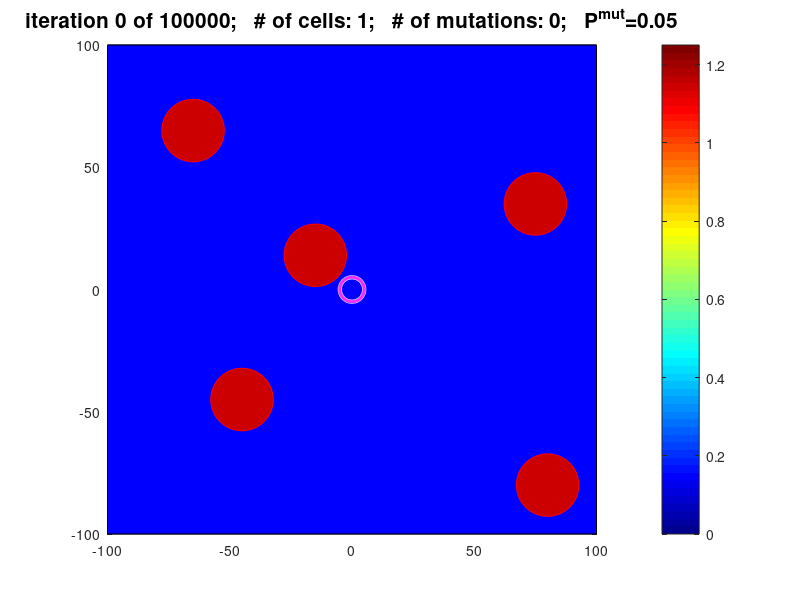
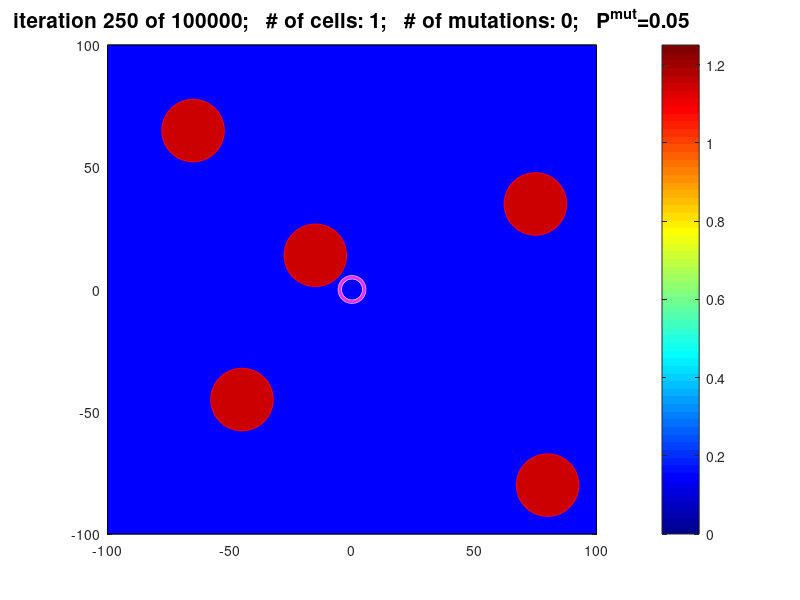
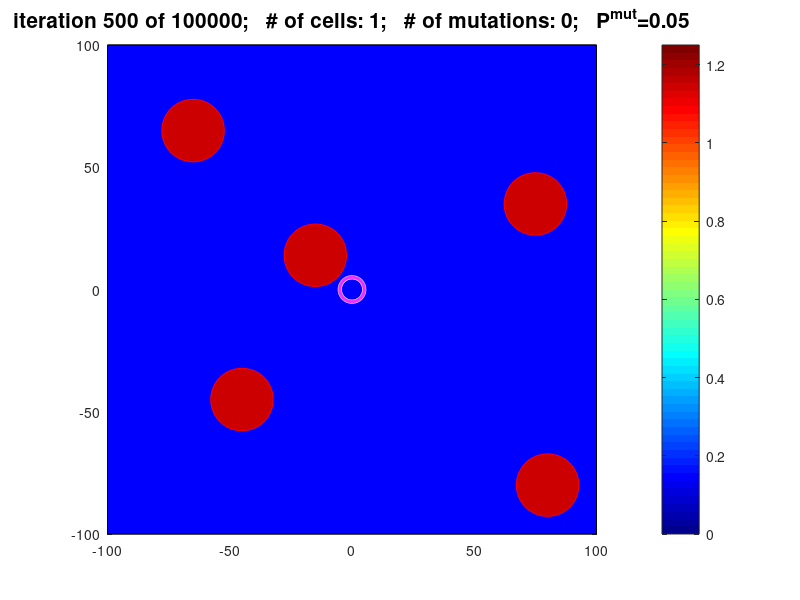
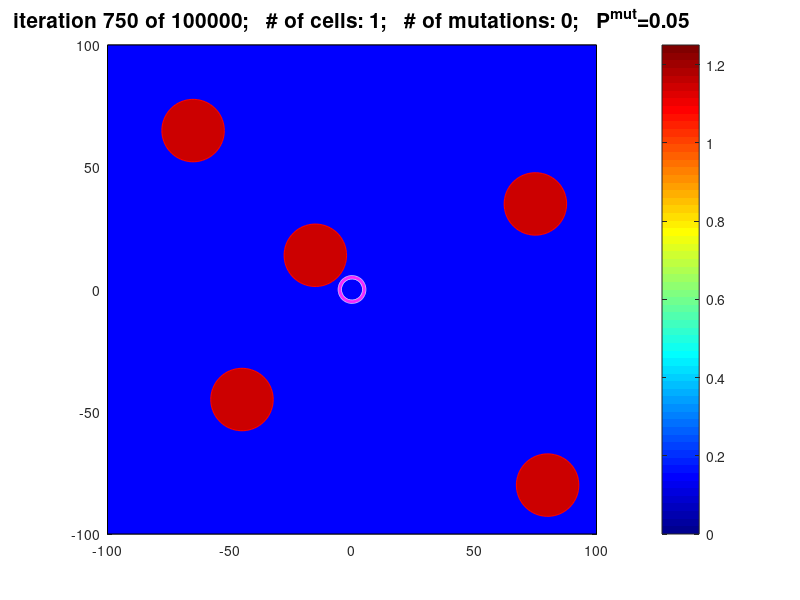

Write MATLAB code to recreate these figures, in order. (Note: a time limit stopped this script after it produced the figures.)
function tumorGrowth_example
%%%%%%%%%%%%%%%%%%%%%%%%%%%%%%%%%%%%%%%%%%%%%%%%%%%%%%%%%%%%%%%%%%%%%%
%% This is a companion code for the paper "LinG3D: Visualizing the  %%
%% Spatio-Temporal Dynamics of Clonal Evolution" by A. Hu, A.M.E.   %%
%% Ojwang', and K.A. Rejniak                                        %%
%% This code generates tumor growth data 'cell_history', 'cellXY',  %%
%% and 'cellID' used in all routines for visualization of the 3D    %%
%% linage trees of the tumor.                                       %%
%%                                                                  %%
%% for the examples discussed in the paper use:                     %%
%% example 1: pathdata='exampleB05';  probmut=0.050;                %%
%% example 2: pathdata='exampleB005'; probmut=0.005;                %%
%%                                                                  %%
%% May 01, 2022                                                     %%
%%%%%%%%%%%%%%%%%%%%%%%%%%%%%%%%%%%%%%%%%%%%%%%%%%%%%%%%%%%%%%%%%%%%%%


probmut=0.050;            % prob of mutation [0.05 or 0.005]
pathname='exampleB05';

%probmut=0.005;           % prob of mutation [0.05 or 0.005]
%pathname='exampleB005';


% switch for saving data: toSave=1 save data; toSave=0 do not save data
toSave=1;
if toSave==1
  dirnamefigs=[pathname,'/figs']; mkdir(dirnamefigs) 
  dirnamedata=[pathname,'/data']; mkdir(dirnamedata)
end


 rng(7); % fixed random number generator for comparison between examples


Ncells=1;                % number of cells
cellXY=[0,0];            % cell coordinates [microns] 
Amat=18*60;              % cell average maturation age [sec]
age=[0.75*Amat];         % cell current age
ageDiv=[Amat];           % cell division age
drugcell=[0];            % drug level absorbed by the cell
mutate=[0];              % cell mutation state

rad=5;                   % cell radius microns
Nneig=5;                 % number of neighbors for overcrowding   
probdie=0.8;             % prob of random dying
probDrugdie=0.85;        % prob of drug-induced dying
Nmutate=0;               % number of mutation 
Cellupt=0.015;           % cell uptake
drugth=4;                % threshold for cell killing level

stif=50;                 % springs stiffness 
nu=250;                  % viscosity of medium
                    
Nvess=5;                 % number of vessel
vess=[-45,-45;-15,14;-65,65;75,35;80,-80];  % coordinate of each vessel 
Infvess=[5,5,5,5,5];     % influx of the vessel 
Radvess=10;              % radius of the vessel


%domain 
xmin=-100; xmax=100; ymin=-100; ymax=100;  % computation al domain
hg=5;                                      % grid width 
xxg=xmin:hg:xmax; yyg=ymin:hg:ymax;        % grid for drawing contours
Ngx=length(xxg); Ngy=length(yyg);          % size of grid in x- & y-

% drug
drug=zeros(Ngx+2,Ngy+2); % drug domain
diff=10;                 % drug diffusion coefficient
step=3;                  % radius of sensing the drug by the cell


dt=0.25;                 % time step [sec]
Niter=100000;            % number of iterations
Ndrugi=60000;            % initial iteration for drug injection
Ndraw=250;               % frequency of drawning and saving


% data required for drawing the 3D trees
cellID=[1];              % unigue cell index
NcellID=1;               % curent maximal cell index number
cell_history=[1,0,0,0,0]; % data format needed for defining the 3D trees
  % [cell ID, clone ID, mother ID, birth iter, div/death iter]
 


%draw the figure 
figure ('position',[250,100,900,750]);


% main loop
for iter=0:Niter
  
   %boundary conditions
   drug(1,:)=drug(2,:);
   drug(Ngx+2,:)=drug(Ngx+1,:);
   drug(:,1)=drug(:,2);
   drug(:,Ngy+2)=drug(:,Ngy+1);
    
   %influx of drug 
   if iter>=Ndrugi
     for k=1:Nvess
       vi=2+floor((vess(k,1)-xmin)/hg); 
       vj=2+floor((vess(k,2)-ymin)/hg);
       for i=-3:3
         for j=-3:3
           if (vi+i+1<Ngx+2)&&(vi+i+1>0)&&(vj+j+1<Ngy+2)&&(vj+j+1>0)
             dx=xmin+hg*(vi+i-1)-vess(k,1); dy=ymin+hg*(vj+j-1)-vess(k,2);
             dxy=sqrt(dx^2+dy^2);
             if dxy<Radvess drug(vi+i+1,vj+j+1)=Infvess(k)*dt; end  
           end % if 
         end % for j
       end % for i
     end % for k
   end %for iter>
    
   %diffusion
   for i=2:Ngx+1
     for j=2:Ngy+1
       drug(i,j)=drug(i,j)+(diff*dt/(hg*hg))*(drug(i-1,j)+drug(i+1,j)+...
                 drug(i,j+1)+drug(i,j-1)-4*drug(i,j));
     end % for j
   end % for i
    
   %drug uptake
   for k=1:Ncells
     ci=2+floor((cellXY(k,1)-xmin)/hg);
     cj=2+floor((cellXY(k,2)-ymin)/hg);
     for i=-3:3
       for j=-3:3
         if (ci+i+1<Ngx+2)&&(ci+i+1>0)&&(cj+j+1<Ngy+2)&&(cj+j+1>0)
           dx=xmin+hg*(ci+i-1)-cellXY(k,1); dy=ymin+hg*(cj+j-1)-cellXY(k,2);
           dxy=sqrt(dx^2+dy^2);
           if dxy<rad
             drugcell(k)=drugcell(k)+dt*Cellupt*drug(ci+i+1,cj+j+1);
             drug(ci+i+1,cj+j+1)=max(0,drug(ci+i+1,cj+j+1)*(1-dt*Cellupt));
           end % if dxy
         end % if
       end % for j
     end % for i 
   end % for k
 
    
   % cell random death
   Ncells2=0;
   for k=1:Ncells
     if (rand<probdie)&&(age(k)>2*ageDiv(k)) 
       cell_history(cellID(k),5)=iter;     
       % [cell ID, clone ID, mother ID, birth iter, div/death iter]
     else
       Ncells2=Ncells2+1;
       cellXY2(Ncells2,1:2)=cellXY(k,1:2); age2(Ncells2)=age(k); 
       ageDiv2(Ncells2)=ageDiv(k); mutate2(Ncells2)=mutate(k); 
       drugcell2(Ncells2)=drugcell(k); cellID2(Ncells2)=cellID(k);        
     end  
   end
   if Ncells2>0
     clear Ncells cellXY age ageDiv mutate drugcell cellID 
     Ncells=Ncells2;
     cellXY=cellXY2; age=age2; ageDiv=ageDiv2;
     mutate=mutate2; drugcell=drugcell2; cellID=cellID2;
     clear Ncells2 cellXY2 age2 ageDiv2 mutate2 drugcell2 cellID2  
   end

   % drug induced death
   Ncells2=0;
   for k=1:Ncells
     if  (mutate(k)==0)&&(drugcell(k)>drugth)&&(rand>probDrugdie)
       cell_history(cellID(k),5)=iter;      
       % [cell ID, clone ID, mother ID, birth iter, div/death iter]
     else  
       Ncells2=Ncells2+1;
       cellXY2(Ncells2,1:2)=cellXY(k,1:2); age2(Ncells2)=age(k);
       ageDiv2(Ncells2)=ageDiv(k); mutate2(Ncells2)=mutate(k);
       drugcell2(Ncells2)=drugcell(k); cellID2(Ncells2)=cellID(k); 
     end 
   end
   if Ncells2>0
     clear Ncells cellXY age ageDiv mutate drugcell cellID  
     Ncells=Ncells2;
     cellXY=cellXY2; age=age2; ageDiv=ageDiv2;
     mutate=mutate2; drugcell=drugcell2; cellID=cellID2;
     clear Ncells2 cellXY2 age2 ageDiv2 mutate2 drugcell2 cellID2 
   end
    
    
   age=age+dt;          % increase cell age
  

   % calculate nearby cell
   neig=zeros(Ncells,1);
   for i=1:Ncells-1
     for j=i+1:Ncells
       dx=cellXY(i,1)-cellXY(j,1); dy=cellXY(i,2)-cellXY(j,2);     
       dxy=sqrt(dx^2+dy^2);
       if (dxy<3*rad)&&(dxy>0) 
         neig(i,1)=neig(i,1)+1; neig(j,1)=neig(j,1)+1; 
       end 
     end % if j
   end % if i
 
  
   % cell division
   for ij=1:Ncells
     if (age(ij)>ageDiv(ij))&&(neig(ij)<Nneig)
       cell_history(cellID(ij),5)=iter-1;    
        % [cell ID, clone ID, mother ID, birth iter, div/death iter]

       Ncells=Ncells+1;   
       alpha=2*pi*rand;
       cellXY(Ncells,1:2)= cellXY(ij,1:2)+0.5*rad*[cos(alpha),sin(alpha)];
       age(Ncells)=0;
       ageDiv(Ncells)=ageDiv(ij)+(rand-0.5)*10;
       neig(Ncells)=0;
       drugcell(Ncells)=0;
       mutate(Ncells)=mutate(ij);
        
       NcellID=NcellID+1;                   
       cell_history(NcellID,1:5)=[NcellID,mutate(ij),cellID(ij),iter,0];  
       cellID(Ncells)=NcellID;               

       age(ij)=0;
       ageDiv(ij)=ageDiv(ij)+(rand-0.5)*10;
       neig(ij)=0;
       drugcell(ij)=0;
          
       NcellID=NcellID+1;                   
       cell_history(NcellID,1:5)=[NcellID,mutate(ij),cellID(ij),iter,0];  
       cellID(ij)=NcellID;                  
        
       if (rand<probmut)&&(iter>=0.8*Ndrugi) %prob of mutation  
         ageDiv(Ncells)=0.5*Amat;
         mutate(Ncells)=Nmutate+1;
         ageDiv(ij)=0.5*Amat;
         mutate(ij)=Nmutate+1;
         Nmutate=Nmutate+1;
          
         cell_history(NcellID-1,2)=Nmutate;  
         cell_history(NcellID  ,2)=Nmutate;  
         % [cell ID, clone ID, mother ID, birth iter, div/death iter]
       end     
     end
   end
  
  
    % cell-cell repulsive forces
    force=zeros(Ncells,2);
    for i=1:Ncells-1
      for j=i+1:Ncells
        dx=cellXY(i,1)-cellXY(j,1);
        dy=cellXY(i,2)-cellXY(j,2);  
        dxy=sqrt(dx^2+dy^2);
        if (dxy<2*rad)&&(dxy>0)
          force(i,1:2)=force(i,1:2)+stif*(2*rad-dxy)*[dx,dy]/dxy;
          force(j,1:2)=force(j,1:2)-stif*(2*rad-dxy)*[dx,dy]/dxy;
        end % if dxy
      end % if j
    end % if i
  
    % vessel-cell repulsive forces
    for i=1:Ncells
      for j=1:Nvess
        dx=cellXY(i,1)-vess(j,1);
        dy=cellXY(i,2)-vess(j,2);  
        dxy=sqrt(dx^2+dy^2);
        if (dxy<(rad+Radvess))&&(dxy>0)
          force(i,1:2)=force(i,1:2)+2*stif*(rad+Radvess-dxy)*[dx,dy]/dxy;
        end % if dxy
      end % if j
    end % if i
  
    
    % cell relocation
    cellXY=cellXY+dt*force/nu;
  
    % remove cells outside the domain
    Ncells2=0;
    for k=1:Ncells
      if (cellXY(k,1)>xmin)&&(cellXY(k,1)<xmax)&&(cellXY(k,2)>ymin)&&(cellXY(k,2)<ymax) 
        Ncells2=Ncells2+1;
        cellXY2(Ncells2,1:2)=cellXY(k,1:2);
        age2(Ncells2)=age(k);
        ageDiv2(Ncells2)=ageDiv(k);
        mutate2(Ncells2)=mutate(k);
        drugcell2(Ncells2)=drugcell(k);        
        cellID2(Ncells2)=cellID(k);       
      else
        cell_history(cellID(k),5)=iter;     
        % [cell ID, clone ID, mother ID, birth iter, div/death iter]
      end
    end    
    if Ncells2>0
      clear Ncells cellXY age ageDiv mutate drugcell cellID  
      Ncells=Ncells2;
      cellXY=cellXY2; age=age2; ageDiv=ageDiv2;
      mutate=mutate2; drugcell=drugcell2; cellID=cellID2;          
      clear Ncells2 cellXY2 age2 ageDiv2 mutate2 drugcell2 cellID2
    end
     
        
  
    % draw and save the data
    if (mod(iter,Ndraw)==0)||(iter==Niter)
       draw_image(xxg,yyg,drug,Ngx,Ngy,Infvess,dt,Nvess,vess,Radvess,...
       cellXY,rad,Ncells,mutate,iter,Niter,probmut,xmin,xmax,ymin,ymax)
       
              
       if toSave==1
         filename=[dirnamefigs,'/fig_',num2str(iter),'.jpg'];
         print(filename,'-djpeg')
        
         filename=[dirnamedata,'/cellXY_',num2str(iter),'.txt'];
         save(filename,'cellXY','-ascii')
         cellID=cellID';
         filename=[dirnamedata,'/cellID_',num2str(iter),'.txt'];
         save(filename,'cellID','-ascii')
       end   
     end  % if mod  
   end  % for iter
    
  
   % save data for the 3D lineage trees
   if toSave==1
     filename=[dirnamedata,'/cell_history.txt'];
     save(filename,'cell_history','-ascii')
    
     filename=[dirnamedata,'/drug.txt'];
     save(filename,'drug','-ascii')
   end    
        
end  % end of "function"

%~~~~~~~~~~~~~~~~~~~~~~~~~~~~~~~~~~~~~~~~~~~~~~~~~~~~~~~~~~~~~~~~~~~~~~~
%-----------------------------------------------------------------------
function draw_image (xxg,yyg,drug,Ngx,Ngy,Infvess,dt,Nvess,vess,Radvess,...
cellXY,rad,Ncells,mutate,iter,Niter,probmut,xmin,xmax,ymin,ymax)

    clf
    
    %draw drug distribution
    if max(max(drug))>0 
      contourf(xxg,yyg,drug(2:Ngx+1,2:Ngy+1)',[0:0.1:max(Infvess)],'edgecolor','none');
    else
      fill([xmin,xmax,xmax,xmin,xmin],[ymin,ymin,ymax,ymax,ymin],'b')
    end
    colormap(jet)
    colorbar
    caxis([0,max(Infvess)*dt])
    hold on
    axis equal
    
 
    % draw vessels
    viscircles(vess,Radvess*ones(Nvess,1),'color','r');
    plot(vess(:,1),vess(:,2),'ro','markersize',45,'markerfacecolor',[204,0,0]/255)
 
    % draw cells
    color=DefineNewColorPalette;
    Ncolor=size(color,1); 
    for jj=0:max(mutate)  
      ind=find(mutate==jj);
      colorj=mod(jj,Ncolor)+1;
      viscircles(cellXY(ind,1:2),rad*ones(length(ind),1),'color',color(colorj,1:3));
    end
    
    axis([xmin,xmax,ymin,ymax])
    
    title(['iteration ',num2str(iter),' of ',num2str(Niter),...
      ';   # of cells: ',num2str(Ncells),';   # of mutations: ',...
      num2str(max(mutate)),';   P^{mut}=',num2str(probmut)],'FontSize',15)
   pause(0.1)
    
end
%~~~~~~~~~~~~~~~~~~~~~~~~~~~~~~~~~~~~~~~~~~~~~~~~~~~~~~~~~~~~~~~~~~~~~~~
function color=DefineNewColorPalette
    
  color=[255,  0,255;255,  0,  0;  0,255,255;  0,  0,255;  0,255,  0;...
           0,  0,  0;255,191,  0;255,255,  0;191,255,  0;128,128,  0;...
         255,182,193;  0,191,255;  0,128,255;250,235,215;128,  0,255;...
         154,205, 50;255,  0,128;102,  0,  0;102, 77,  0;  0,102,102;...
         204,204,255;255,204,255;153,204,255;255,153,153;  0,153,  0;...
           0,153,153;153,  0, 77;255,228,225;128,  0,  0;102,102,153;...
         153,255,204;218,112,214;255,128,  0;192,192,192;128,128,128;...
          75,  0,130;165, 42, 42;216,191,216;220, 20, 60;245,222,179;...
         255, 99, 71;255,127, 80;205, 92, 92;240,128,128;233,150,122;...
         250,128,114;255,160,122;255, 69,  0;255,140,  0;255,165,  0;...
         255,215,  0;184,134, 11;218,165, 32;  0,100,  0;255,240,245;...
         188,143,143;255,248,220; 50,205, 50;144,238,144;152,251,152;...
         143,188,143;  0,250,154;  0,255,127; 46,139, 87;102,205,170;...
          60,179,113; 32,178,170; 47, 79, 79;  0,128,128;  0,139,139;...
         240,230,140;245,245,220;224,255,255;  0,206,209;255,228,181;...
         255, 20,147;175,238,238;127,255,212;176,224,230; 95,158,160;...
          70,130,180;100,149,237;222,184,135; 30,144,255;238,232,170;...
         189,183,107;107,142, 35;124,252,  0;127,255,  0;173,255,  47;...
         178, 34, 34;221,160,221;255,235,205]/255;          
end
%~~~~~~~~~~~~~~~~~~~~~~~~~~~~~~~~~~~~~~~~~~~~~~~~~~~~~~~~~~~~~~~~~~~~~~~
%-----------------------------------------------------------------------
